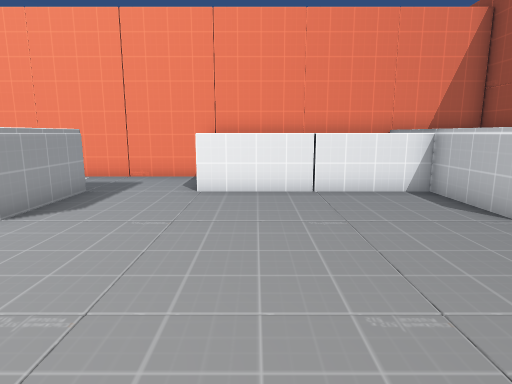
[1] (above)

17 first-person views from a walk through a 3-D level made in the Unity game engine. The camera is 1.5 m above the floor, tilts 10° down and sees 75° across. The floor is counted in squares, 1 m on a side. Each view is taken from the middle of a square. On the plan, view 1 faces up. The plan holds only what a view shows up to about 15 squares ahead; the rest is blank. The place goes on beyond the plan. Some surface patterns are stand-ins.

[2]
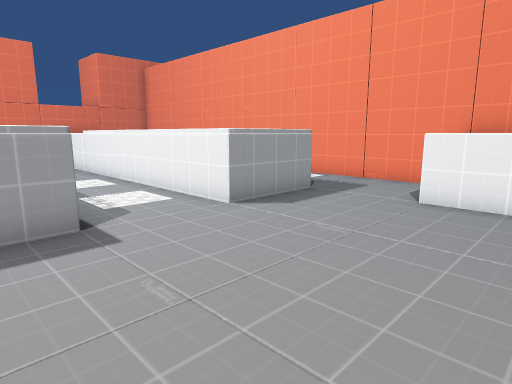

[3]
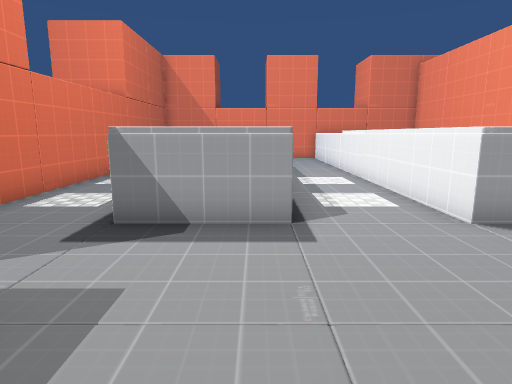

[4]
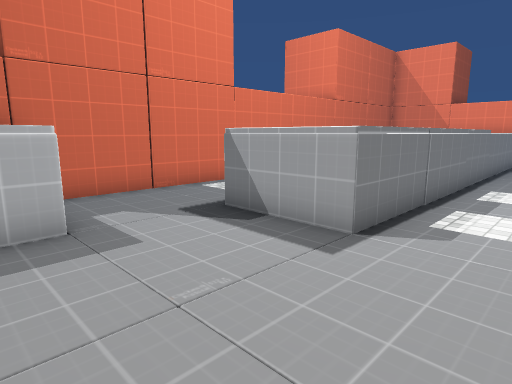

[5]
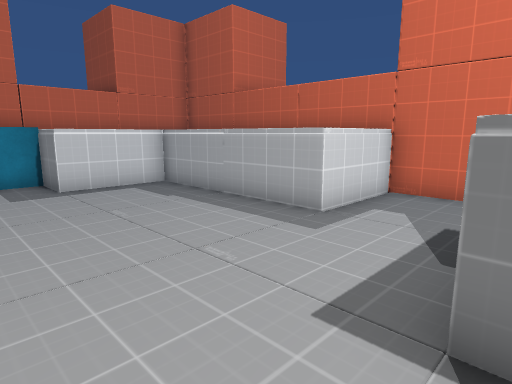

[6]
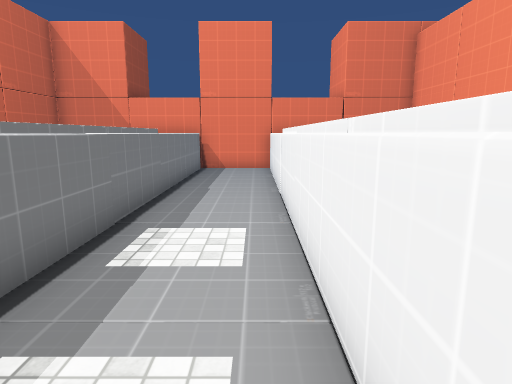

[7]
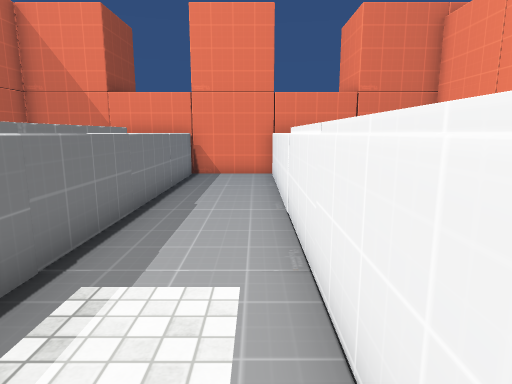

[8]
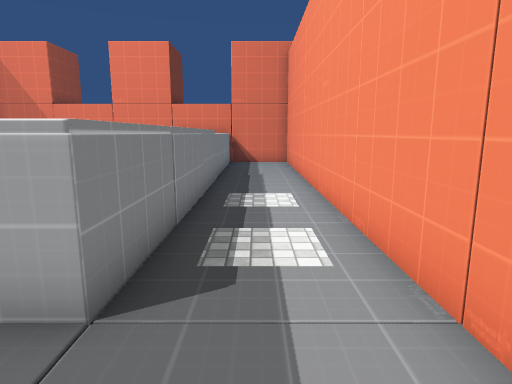

[9]
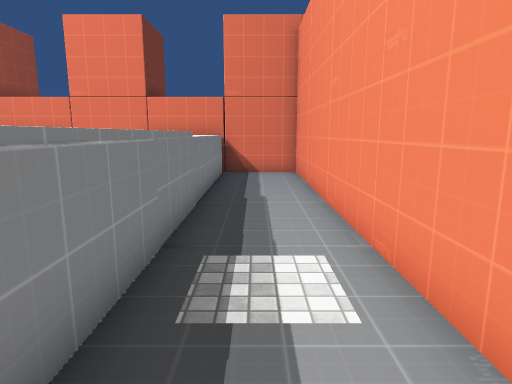

[10]
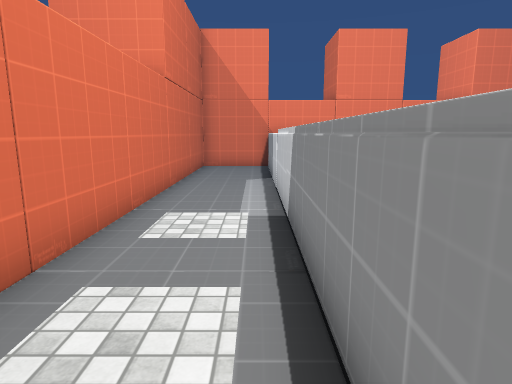

[11]
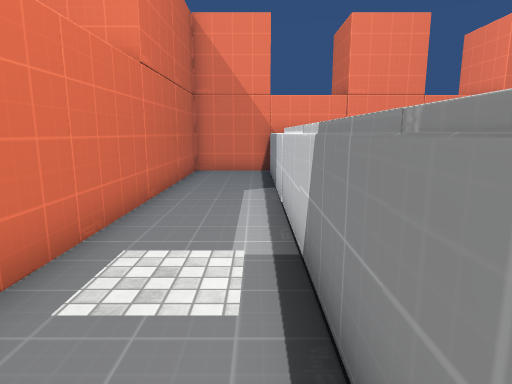

[12]
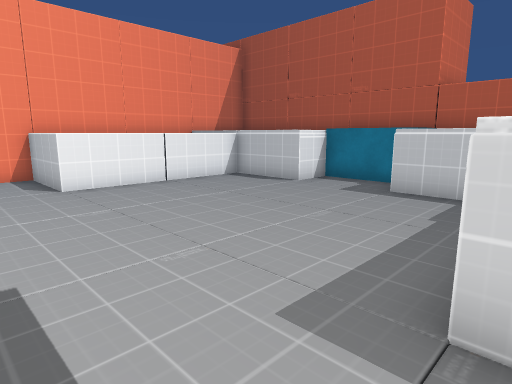

[13]
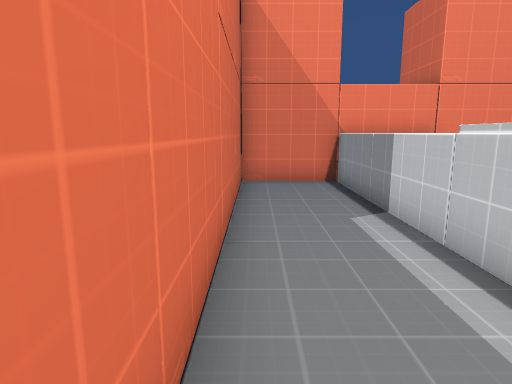

[14]
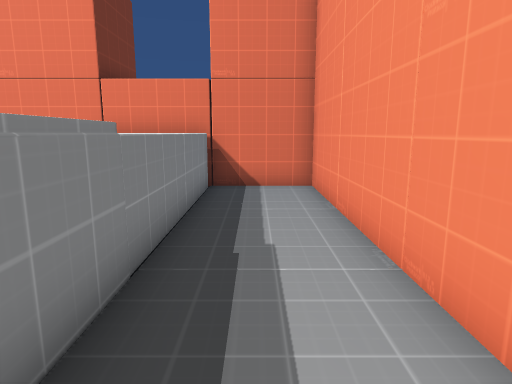

[15]
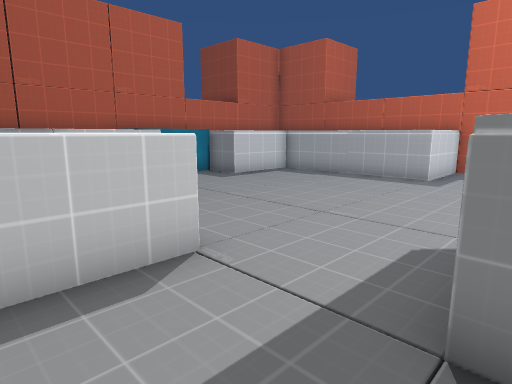

[16]
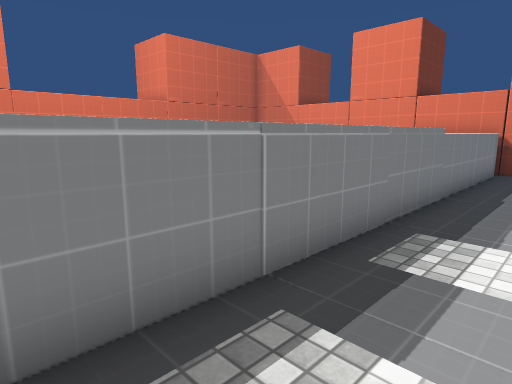

[17]
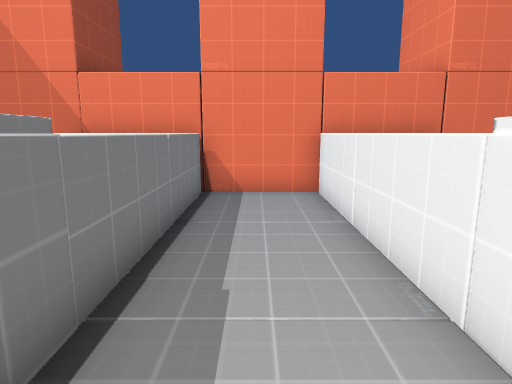

### Floor plan
Points are (right, up) in squares from view 1. A wall is a line through its corners. A room is listed if a view was taken in it or the views show most of it. See-through windows are left out.
Room 1 (views 1, 2, 3, 4, 5, 6, 7, 8, 9, 10, 11, 12, 13, 14, 15, 16, 17)
walls: (-1.4, -3.6) (-1.4, -0.4) (4.6, -0.4) (4.6, 2.6) (6.1, 2.6) (6.1, 5.6) (4.6, 5.6) (4.6, 11.5); (4.6, 8.6) (-1.4, 8.6) (-1.4, 11.7); (-19.5, 2.6) (-4.5, 2.6) (-4.5, -0.4) (-19.5, -0.4); (-19.5, 8.7) (-4.5, 8.7) (-4.5, 5.6) (-19.5, 5.6); (-20, -3.5) (4.1, -3.5); (7.6, 11.6) (-19.6, 11.6) (-19.6, -3.5)

Positions as (right, up) in squares from view 1, and headings:
1: (0, 0), facing up
2: (1, 1), facing up-left
3: (1, 2), facing left
4: (0, 5), facing down-left
5: (-5, 5), facing down-right
6: (-5, 5), facing left
7: (-7, 5), facing left
8: (-2, 10), facing left
9: (-6, 10), facing left
10: (-4, -1), facing left
11: (-6, -1), facing left
12: (-4, -1), facing up-right
13: (-9, -3), facing left
14: (-10, 10), facing left
15: (-5, 11), facing down-right
16: (-5, 11), facing down-left
17: (-11, 4), facing left
